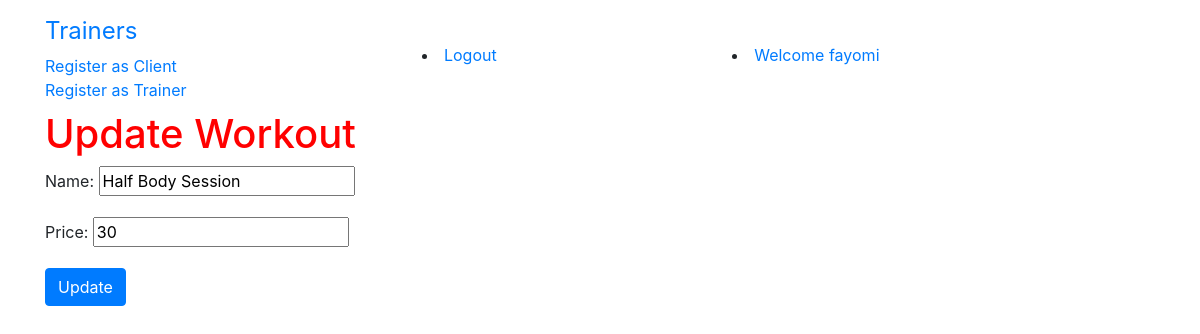
The page /update/8/ (signed in) on the database as committed earlier.
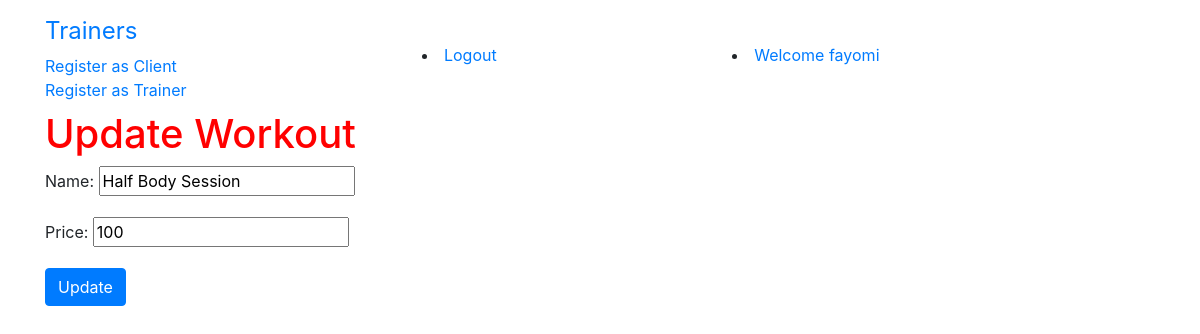
The same page on the database as committed later.
### gym/models.py (models this page shows, shortened)
class Workout(models.Model):
    trainer = models.ForeignKey(TrainerProfile,on_delete=models.CASCADE ,related_name='workouts')
    name = models.CharField(max_length=200,null=True)
    price = models.IntegerField()

### gym/views.py (the view)
# urls.py: path('update/<pk>/',views.WorkoutUpdateView.as_view(),name='workout_update'),
class WorkoutUpdateView(LoginRequiredMixin,UpdateView):
    model = Workout
    fields = ('name','price')

### gym/templates/gym/workout_form.html (shortened to what this page needs)
{% extends 'base.html'%}
{% block content %}
{% if not form.instance.pk %}
<h1>Add A Workout</h1>
<form method="post">
  {% csrf_token %}
  {{ form.as_p }}
  <input type="submit" class="btn btn-primary" name="" value="Add">
</form>
{% else %}
<h1>Update Workout</h1>
<form method="post">
  {{ form.as_p }}
  <input type="submit" class="btn btn-primary" name="" value="Update">
</form>
{% endif %}
{% endblock %}

Rows that differ between the two databases and show on the page:
changed Workout "Half Body Session": price "30" → "100"
